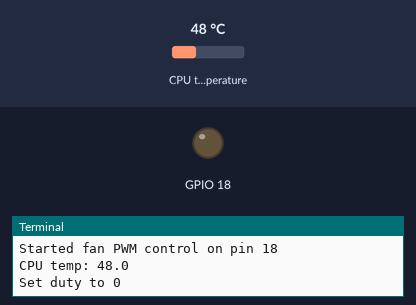
This program was run on a simulated Raspberry Pi (BCM pin numbers). On the bench: output pins drawn as LEDs (lit = HIGH), the last lines printed to the terminal. The inputs (shaded band) are chosen by the test bench; at power-on: CPU temperature 48 °C.

Above: at 1.2 s.
1.3 s: CPU temperature set to 76 °C
10.6 s: CPU temperature set to 79 °C
At 15.6 s:
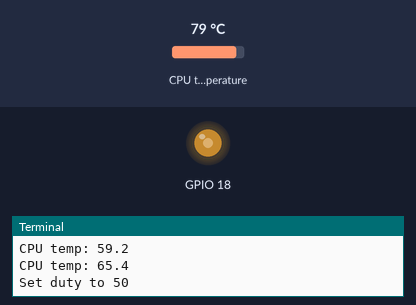
Timing chart, 0 to 17.1 s (numbered marks = the images above; inputs shaded):
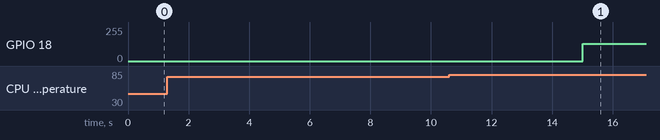

Measured:
- the behaviour switches between 77 and 78 °C on CPU temperature (found by bisection; images 0 and 1)

The program:

fan.py
```python
#!/usr/bin/python3
# -*- coding: utf-8 -*-

import os
import sys
import time
import pigpio

PWM_PIN = int(os.getenv("PWM_PIN", 18))
PWM_FREQ = 20000
WAIT_TIME = 5
FAN_OFF_TEMP = 58  # Turn off fan below this speed
FAN_START_TEMP = 60  # Lowest speed
FAN_FULL_TEMP = 80  # 100% speed
TEMP_AVG_CYCLES = 5

class CPUTemp:
    """Manage averaging of CPU temperature."""
    def __init__(self, avg_cycles):
        self._cpu = [ self._get_cpu_temp() ] * avg_cycles

    @property
    def cpu(self):
        self._cpu = self._cpu[1:] + [ self._get_cpu_temp() ]
        return round(sum(self._cpu) / len(self._cpu), 2)

    @staticmethod
    def _get_cpu_temp():
        """Get the CPU core temperature in °C"""
        with open("/sys/class/thermal/thermal_zone0/temp", "r") as f:
            return float(f.read()) / 1000


def set_duty(duty_cycle_percent):
    """
    Set the PWM duty cycle between 0 and 100%
    where 0% is off, and 100% is fully on
    """
    print("Set duty to", duty_cycle_percent)
    pin.set_PWM_dutycycle(PWM_PIN, duty_cycle_percent)


def calc_duty(temperature):
    """
    Perform linear interpolation between temperature limits
    to get to the fan PWM duty cycle.
    """
    return 50  # TODO


pin = pigpio.pi()
pin.set_PWM_frequency(PWM_PIN, PWM_FREQ)
pin.set_PWM_range(PWM_PIN, 100)

try:
    print("Started fan PWM control on pin", PWM_PIN)
    temp = CPUTemp(TEMP_AVG_CYCLES)
    while True:
        cpu_temp = temp.cpu
        print("CPU temp:", cpu_temp)
        if cpu_temp < FAN_OFF_TEMP:
            set_duty(0)
        elif cpu_temp >= FAN_START_TEMP:
            set_duty(calc_duty(cpu_temp))
        time.sleep(WAIT_TIME)
except Exception as e:
    pin.stop()
    raise
```
